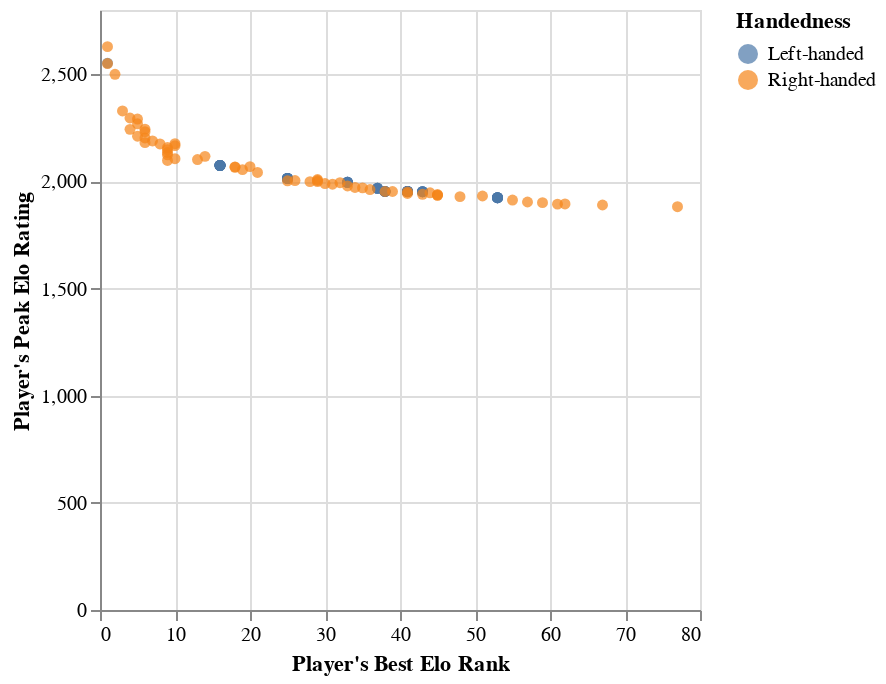

Notebook code for this chart:
### Code cell
Figure_3 = alt.Chart(tennis_train).mark_circle().encode(
    x=alt.X("Best Elo Rank").title("Player's Best Elo Rank"),
    y=alt.Y("Peak Elo Rating").title("Player's Peak Elo Rating"),
    color=alt.Color("Plays").title("Handedness")
)
Figure_3

### Figure 1 — Vega-Lite specification as saved in the notebook (floating-point values rounded to 4 significant figures)
{"config": {"view": {"continuousWidth": 300, "continuousHeight": 300}}, "data": {"name": "data-9663baafcb1e213dc20825d63d1f7af4"}, "mark": {"type": "circle"}, "encoding": {"color": {"field": "Plays", "title": "Handedness", "type": "nominal"}, "x": {"field": "Best Elo Rank", "title": "Player's Best Elo Rank", "type": "quantitative"}, "y": {"field": "Peak Elo Rating", "title": "Player's Peak Elo Rating", "type": "quantitative"}}, "$schema": "https://vega.github.io/schema/vega-lite/v5.16.3.json", "datasets": {"data-9663baafcb1e213dc20825d63d1f7af4": [{"Plays": "Left-handed", "Titles": 1.0, "GOAT Rank": 489, "Peak Elo Rating": 1953, "Best Elo Rank": 38, "Best Rank": 35, "Prize Money": 3928220}, {"Plays": "Left-handed", "Titles": 2.0, "GOAT Rank": 293, "Peak Elo Rating": 2014, "Best Elo Rank": 25, "Best Rank": 17, "Prize Money": 7062030}, {"Plays": "Left-handed", "Titles": 2.0, "GOAT Rank": 325, "Peak Elo Rating": 1953, "Best Elo Rank": 41, "Best Rank": 33, "Prize Money": 3611278}, {"Plays": "Left-handed", "Titles": 1.0, "GOAT Rank": 264, "Peak Elo Rating": 2075, "Best Elo Rank": 16, "Best Rank": 13, "Prize Money": 4535961}, {"Plays": "Left-handed", "Titles": 1.0, "GOAT Rank": 489, "Peak Elo Rating": 1924, "Best Elo Rank": 53, "Best Rank": 43, "Prize Money": 1062355}, {"Plays": "Left-handed", "Titles": 2.0, "GOAT Rank": 293, "Peak Elo Rating": 2014, "Best Elo Rank": 25, "Best Rank": 17, "Prize Money": 7062030}, {"Plays": "Left-handed", "Titles": 2.0, "GOAT Rank": 325, "Peak Elo Rating": 1953, "Best Elo Rank": 41, "Best Rank": 33, "Prize Money": 3611278}, {"Plays": "Left-handed", "Titles": 1.0, "GOAT Rank": 400, "Peak Elo Rating": 1968, "Best Elo Rank": 37, "Best Rank": 25, "Prize Money": 5647193}, {"Plays": "Left-handed", "Titles": 1.0, "GOAT Rank": 489, "Peak Elo Rating": 1952, "Best Elo Rank": 43, "Best Rank": 58, "Prize Money": 1703096}, {"Plays": "Left-handed", "Titles": 1.0, "GOAT Rank": 489, "Peak Elo Rating": 1924, "Best Elo Rank": 53, "Best Rank": 43, "Prize Money": 1062355}, {"Plays": "Left-handed", "Titles": 1.0, "GOAT Rank": 264, "Peak Elo Rating": 2075, "Best Elo Rank": 16, "Best Rank": 13, "Prize Money": 4535961}, {"Plays": "Left-handed", "Titles": 2.0, "GOAT Rank": 325, "Peak Elo Rating": 1953, "Best Elo Rank": 41, "Best Rank": 33, "Prize Money": 3611278}, {"Plays": "Left-handed", "Titles": 2.0, "GOAT Rank": 293, "Peak Elo Rating": 2014, "Best Elo Rank": 25, "Best Rank": 17, "Prize Money": 7062030}, {"Plays": "Left-handed", "Titles": 7.0, "GOAT Rank": 133, "Peak Elo Rating": 2074, "Best Elo Rank": 16, "Best Rank": 12, "Prize Money": 17114510}, {"Plays": "Left-handed", "Titles": 2.0, "GOAT Rank": 293, "Peak Elo Rating": 2014, "Best Elo Rank": 25, "Best Rank": 17, "Prize Money": 7062030}, {"Plays": "Left-handed", "Titles": 1.0, "GOAT Rank": 489, "Peak Elo Rating": 1953, "Best Elo Rank": 38, "Best Rank": 35, "Prize Money": 3928220}, {"Plays": "Left-handed", "Titles": 1.0, "GOAT Rank": 489, "Peak Elo Rating": 1924, "Best Elo Rank": 53, "Best Rank": 43, "Prize Money": 1062355}, {"Plays": "Left-handed", "Titles": 4.0, "GOAT Rank": 293, "Peak Elo Rating": 1996, "Best Elo Rank": 33, "Best Rank": 21, "Prize Money": 5334788}, {"Plays": "Left-handed", "Titles": 2.0, "GOAT Rank": 325, "Peak Elo Rating": 1953, "Best Elo Rank": 41, "Best Rank": 33, "Prize Money": 3611278}, {"Plays": "Left-handed", "Titles": 2.0, "GOAT Rank": 293, "Peak Elo Rating": 2014, "Best Elo Rank": 25, "Best Rank": 17, "Prize Money": 7062030}, {"Plays": "Left-handed", "Titles": 4.0, "GOAT Rank": 293, "Peak Elo Rating": 1996, "Best Elo Rank": 33, "Best Rank": 21, "Prize Money": 5334788}, {"Plays": "Left-handed", "Titles": 1.0, "GOAT Rank": 264, "Peak Elo Rating": 2075, "Best Elo Rank": 16, "Best Rank": 13, "Prize Money": 4535961}, {"Plays": "Left-handed", "Titles": 1.0, "GOAT Rank": 489, "Peak Elo Rating": 1924, "Best Elo Rank": 53, "Best Rank": 43, "Prize Money": 1062355}, {"Plays": "Left-handed", "Titles": 84.0, "GOAT Rank": 3, "Peak Elo Rating": 2552, "Best Elo Rank": 1, "Best Rank": 1, "Prize Money": 119601561}, {"Plays": "Left-handed", "Titles": 2.0, "GOAT Rank": 293, "Peak Elo Rating": 2014, "Best Elo Rank": 25, "Best Rank": 17, "Prize Money": 7062030}, {"Plays": "Left-handed", "Titles": 2.0, "GOAT Rank": 325, "Peak Elo Rating": 1953, "Best Elo Rank": 41, "Best Rank": 33, "Prize Money": 3611278}, {"Plays": "Left-handed", "Titles": 4.0, "GOAT Rank": 293, "Peak Elo Rating": 1996, "Best Elo Rank": 33, "Best Rank": 21, "Prize Money": 5334788}, {"Plays": "Left-handed", "Titles": 1.0, "GOAT Rank": 489, "Peak Elo Rating": 1952, "Best Elo Rank": 43, "Best Rank": 58, "Prize Money": 1703096}, {"Plays": "Left-handed", "Titles": 1.0, "GOAT Rank": 264, "Peak Elo Rating": 2075, "Best Elo Rank": 16, "Best Rank": 13, "Prize Money": 4535961}, {"Plays": "Left-handed", "Titles": 2.0, "GOAT Rank": 325, "Peak Elo Rating": 1953, "Best Elo Rank": 41, "Best Rank": 33, "Prize Money": 3611278}, {"Plays": "Left-handed", "Titles": 2.0, "GOAT Rank": 325, "Peak Elo Rating": 1953, "Best Elo Rank": 41, "Best Rank": 33, "Prize Money": 3611278}, {"Plays": "Left-handed", "Titles": 7.0, "GOAT Rank": 133, "Peak Elo Rating": 2074, "Best Elo Rank": 16, "Best Rank": 12, "Prize Money": 17114510}, {"Plays": "Left-handed", "Titles": 1.0, "GOAT Rank": 489, "Peak Elo Rating": 1953, "Best Elo Rank": 38, "Best Rank": 35, "Prize Money": 3928220}, {"Plays": "Left-handed", "Titles": 2.0, "GOAT Rank": 325, "Peak Elo Rating": 1953, "Best Elo Rank": 41, "Best Rank": 33, "Prize Money": 3611278}, {"Plays": "Left-handed", "Titles": 1.0, "GOAT Rank": 400, "Peak Elo Rating": 1968, "Best Elo Rank": 37, "Best Rank": 25, "Prize Money": 5647193}, {"Plays": "Left-handed", "Titles": 2.0, "GOAT Rank": 325, "Peak Elo Rating": 1953, "Best Elo Rank": 41, "Best Rank": 33, "Prize Money": 3611278}, {"Plays": "Left-handed", "Titles": 1.0, "GOAT Rank": 489, "Peak Elo Rating": 1924, "Best Elo Rank": 53, "Best Rank": 43, "Prize Money": 1062355}, {"Plays": "Left-handed", "Titles": 1.0, "GOAT Rank": 264, "Peak Elo Rating": 2075, "Best Elo Rank": 16, "Best Rank": 13, "Prize Money": 4535961}, {"Plays": "Left-handed", "Titles": 1.0, "GOAT Rank": 264, "Peak Elo Rating": 2075, "Best Elo Rank": 16, "Best Rank": 13, "Prize Money": 4535961}, {"Plays": "Left-handed", "Titles": 2.0, "GOAT Rank": 293, "Peak Elo Rating": 2014, "Best Elo Rank": 25, "Best Rank": 17, "Prize Money": 7062030}, {"Plays": "Left-handed", "Titles": 2.0, "GOAT Rank": 325, "Peak Elo Rating": 1953, "Best Elo Rank": 41, "Best Rank": 33, "Prize Money": 3611278}, {"Plays": "Left-handed", "Titles": 2.0, "GOAT Rank": 325, "Peak Elo Rating": 1953, "Best Elo Rank": 41, "Best Rank": 33, "Prize Money": 3611278}, {"Plays": "Left-handed", "Titles": 4.0, "GOAT Rank": 293, "Peak Elo Rating": 1996, "Best Elo Rank": 33, "Best Rank": 21, "Prize Money": 5334788}, {"Plays": "Left-handed", "Titles": 2.0, "GOAT Rank": 325, "Peak Elo Rating": 1953, "Best Elo Rank": 41, "Best Rank": 33, "Prize Money": 3611278}, {"Plays": "Left-handed", "Titles": 1.0, "GOAT Rank": 400, "Peak Elo Rating": 1968, "Best Elo Rank": 37, "Best Rank": 25, "Prize Money": 5647193}, {"Plays": "Left-handed", "Titles": 7.0, "GOAT Rank": 133, "Peak Elo Rating": 2074, "Best Elo Rank": 16, "Best Rank": 12, "Prize Money": 17114510}, {"Plays": "Left-handed", "Titles": 1.0, "GOAT Rank": 489, "Peak Elo Rating": 1953, "Best Elo Rank": 38, "Best Rank": 35, "Prize Money": 3928220}, {"Plays": "Left-handed", "Titles": 1.0, "GOAT Rank": 400, "Peak Elo Rating": 1968, "Best Elo Rank": 37, "Best Rank": 25, "Prize Money": 5647193}, {"Plays": "Left-handed", "Titles": 1.0, "GOAT Rank": 489, "Peak Elo Rating": 1952, "Best Elo Rank": 43, "Best Rank": 58, "Prize Money": 1703096}, {"Plays": "Left-handed", "Titles": 1.0, "GOAT Rank": 489, "Peak Elo Rating": 1953, "Best Elo Rank": 38, "Best Rank": 35, "Prize Money": 3928220}, {"Plays": "Left-handed", "Titles": 2.0, "GOAT Rank": 293, "Peak Elo Rating": 2014, "Best Elo Rank": 25, "Best Rank": 17, "Prize Money": 7062030}, {"Plays": "Left-handed", "Titles": 1.0, "GOAT Rank": 489, "Peak Elo Rating": 1924, "Best Elo Rank": 53, "Best Rank": 43, "Prize Money": 1062355}, {"Plays": "Left-handed", "Titles": 4.0, "GOAT Rank": 293, "Peak Elo Rating": 1996, "Best Elo Rank": 33, "Best Rank": 21, "Prize Money": 5334788}, {"Plays": "Left-handed", "Titles": 1.0, "GOAT Rank": 489, "Peak Elo Rating": 1924, "Best Elo Rank": 53, "Best Rank": 43, "Prize Money": 1062355}, {"Plays": "Left-handed", "Titles": 1.0, "GOAT Rank": 489, "Peak Elo Rating": 1952, "Best Elo Rank": 43, "Best Rank": 58, "Prize Money": 1703096}, {"Plays": "Left-handed", "Titles": 1.0, "GOAT Rank": 264, "Peak Elo Rating": 2075, "Best Elo Rank": 16, "Best Rank": 13, "Prize Money": 4535961}, {"Plays": "Left-handed", "Titles": 2.0, "GOAT Rank": 293, "Peak Elo Rating": 2014, "Best Elo Rank": 25, "Best Rank": 17, "Prize Money": 7062030}, {"Plays": "Left-handed", "Titles": 1.0, "GOAT Rank": 264, "Peak Elo Rating": 2075, "Best Elo Rank": 16, "Best Rank": 13, "Prize Money": 4535961}, {"Plays": "Left-handed", "Titles": 1.0, "GOAT Rank": 489, "Peak Elo Rating": 1952, "Best Elo Rank": 43, "Best Rank": 58, "Prize Money": 1703096}, {"Plays": "Left-handed", "Titles": 1.0, "GOAT Rank": 489, "Peak Elo Rating": 1953, "Best Elo Rank": 38, "Best Rank": 35, "Prize Money": 3928220}, {"Plays": "Left-handed", "Titles": 2.0, "GOAT Rank": 325, "Peak Elo Rating": 1953, "Best Elo Rank": 41, "Best Rank": 33, "Prize Money": 3611278}, {"Plays": "Right-handed", "Titles": 8.0, "GOAT Rank": 83, "Peak Elo Rating": 2203, "Best Elo Rank": 6, "Best Rank": 3, "Prize Money": 18020217}, {"Plays": "Right-handed", "Titles": 1.0, "GOAT Rank": 489, "Peak Elo Rating": 1890, "Best Elo Rank": 67, "Best Rank": 46, "Prize Money": 1231953}, {"Plays": "Right-handed", "Titles": 1.0, "GOAT Rank": 400, "Peak Elo Rating": 1962, "Best Elo Rank": 36, "Best Rank": 29, "Prize Money": 3304117}, {"Plays": "Right-handed", "Titles": 103.0, "GOAT Rank": 1, "Peak Elo Rating": 2550, "Best Elo Rank": 1, "Best Rank": 1, "Prize Money": 129231891}, {"Plays": "Right-handed", "Titles": 1.0, "GOAT Rank": 400, "Peak Elo Rating": 1913, "Best Elo Rank": 55, "Best Rank": 27, "Prize Money": 1965163}, {"Plays": "Right-handed", "Titles": 6.0, "GOAT Rank": 222, "Peak Elo Rating": 2004, "Best Elo Rank": 26, "Best Rank": 19, "Prize Money": 8480383}, {"Plays": "Right-handed", "Titles": 3.0, "GOAT Rank": 293, "Peak Elo Rating": 2003, "Best Elo Rank": 25, "Best Rank": 18, "Prize Money": 7774890}, {"Plays": "Right-handed", "Titles": 2.0, "GOAT Rank": 357, "Peak Elo Rating": 1951, "Best Elo Rank": 41, "Best Rank": 38, "Prize Money": 3311462}, {"Plays": "Right-handed", "Titles": 1.0, "GOAT Rank": 489, "Peak Elo Rating": 1953, "Best Elo Rank": 38, "Best Rank": 40, "Prize Money": 4660132}, {"Plays": "Right-handed", "Titles": 77.0, "GOAT Rank": 2, "Peak Elo Rating": 2629, "Best Elo Rank": 1, "Best Rank": 1, "Prize Money": 139144944}, {"Plays": "Right-handed", "Titles": 1.0, "GOAT Rank": 489, "Peak Elo Rating": 1932, "Best Elo Rank": 51, "Best Rank": 31, "Prize Money": 1396674}, {"Plays": "Right-handed", "Titles": 8.0, "GOAT Rank": 222, "Peak Elo Rating": 2117, "Best Elo Rank": 14, "Best Rank": 16, "Prize Money": 12807597}, {"Plays": "Right-handed", "Titles": 6.0, "GOAT Rank": 202, "Peak Elo Rating": 2167, "Best Elo Rank": 10, "Best Rank": 10, "Prize Money": 7256753}, {"Plays": "Right-handed", "Titles": 4.0, "GOAT Rank": 183, "Peak Elo Rating": 2158, "Best Elo Rank": 9, "Best Rank": 8, "Prize Money": 8616024}, {"Plays": "Right-handed", "Titles": 1.0, "GOAT Rank": 489, "Peak Elo Rating": 1939, "Best Elo Rank": 45, "Best Rank": 38, "Prize Money": 2055087}, {"Plays": "Right-handed", "Titles": 18.0, "GOAT Rank": 49, "Peak Elo Rating": 2244, "Best Elo Rank": 6, "Best Rank": 5, "Prize Money": 22072615}, {"Plays": "Right-handed", "Titles": 2.0, "GOAT Rank": 400, "Peak Elo Rating": 1940, "Best Elo Rank": 43, "Best Rank": 32, "Prize Money": 1526576}, {"Plays": "Right-handed", "Titles": 2.0, "GOAT Rank": 400, "Peak Elo Rating": 1987, "Best Elo Rank": 31, "Best Rank": 33, "Prize Money": 5965778}, {"Plays": "Right-handed", "Titles": 1.0, "GOAT Rank": 489, "Peak Elo Rating": 1904, "Best Elo Rank": 57, "Best Rank": 74, "Prize Money": 1048314}, {"Plays": "Right-handed", "Titles": 14.0, "GOAT Rank": 106, "Peak Elo Rating": 2124, "Best Elo Rank": 9, "Best Rank": 6, "Prize Money": 14773644}, {"Plays": "Right-handed", "Titles": 5.0, "GOAT Rank": 293, "Peak Elo Rating": 2009, "Best Elo Rank": 29, "Best Rank": 23, "Prize Money": 8003533}, {"Plays": "Right-handed", "Titles": 4.0, "GOAT Rank": 325, "Peak Elo Rating": 1947, "Best Elo Rank": 44, "Best Rank": 31, "Prize Money": 5349041}, {"Plays": "Right-handed", "Titles": 22.0, "GOAT Rank": 33, "Peak Elo Rating": 2329, "Best Elo Rank": 3, "Best Rank": 3, "Prize Money": 25889586}, {"Plays": "Right-handed", "Titles": 9.0, "GOAT Rank": 151, "Peak Elo Rating": 2135, "Best Elo Rank": 9, "Best Rank": 9, "Prize Money": 12067808}, {"Plays": "Right-handed", "Titles": 4.0, "GOAT Rank": 264, "Peak Elo Rating": 1929, "Best Elo Rank": 48, "Best Rank": 32, "Prize Money": 5355556}, {"Plays": "Right-handed", "Titles": 12.0, "GOAT Rank": 49, "Peak Elo Rating": 2296, "Best Elo Rank": 4, "Best Rank": 4, "Prize Money": 23846631}, {"Plays": "Right-handed", "Titles": 8.0, "GOAT Rank": 68, "Peak Elo Rating": 2269, "Best Elo Rank": 5, "Best Rank": 3, "Prize Money": 18879855}, {"Plays": "Right-handed", "Titles": 10.0, "GOAT Rank": 157, "Peak Elo Rating": 2068, "Best Elo Rank": 18, "Best Rank": 11, "Prize Money": 11912152}, {"Plays": "Right-handed", "Titles": 1.0, "GOAT Rank": 489, "Peak Elo Rating": 1882, "Best Elo Rank": 77, "Best Rank": 64, "Prize Money": 1626003}, {"Plays": "Right-handed", "Titles": 8.0, "GOAT Rank": 83, "Peak Elo Rating": 2189, "Best Elo Rank": 7, "Best Rank": 6, "Prize Money": 17930816}, {"Plays": "Right-handed", "Titles": 3.0, "GOAT Rank": 293, "Peak Elo Rating": 2055, "Best Elo Rank": 19, "Best Rank": 18, "Prize Money": 3466298}, {"Plays": "Right-handed", "Titles": 3.0, "GOAT Rank": 357, "Peak Elo Rating": 1994, "Best Elo Rank": 32, "Best Rank": 23, "Prize Money": 3869834}, {"Plays": "Right-handed", "Titles": 2.0, "GOAT Rank": 293, "Peak Elo Rating": 1999, "Best Elo Rank": 28, "Best Rank": 21, "Prize Money": 6492427}, {"Plays": "Right-handed", "Titles": 4.0, "GOAT Rank": 264, "Peak Elo Rating": 2004, "Best Elo Rank": 29, "Best Rank": 19, "Prize Money": 10821168}, {"Plays": "Right-handed", "Titles": 4.0, "GOAT Rank": 139, "Peak Elo Rating": 2175, "Best Elo Rank": 8, "Best Rank": 5, "Prize Money": 10425605}, {"Plays": "Right-handed", "Titles": 6.0, "GOAT Rank": 165, "Peak Elo Rating": 2176, "Best Elo Rank": 10, "Best Rank": 13, "Prize Money": 8001478}, {"Plays": "Right-handed", "Titles": 15.0, "GOAT Rank": 71, "Peak Elo Rating": 2148, "Best Elo Rank": 9, "Best Rank": 8, "Prize Money": 18669906}, {"Plays": "Right-handed", "Titles": 6.0, "GOAT Rank": 114, "Peak Elo Rating": 2181, "Best Elo Rank": 6, "Best Rank": 5, "Prize Money": 16293854}, {"Plays": "Right-handed", "Titles": 3.0, "GOAT Rank": 222, "Peak Elo Rating": 2066, "Best Elo Rank": 18, "Best Rank": 11, "Prize Money": 7217264}, {"Plays": "Right-handed", "Titles": 1.0, "GOAT Rank": 400, "Peak Elo Rating": 1894, "Best Elo Rank": 61, "Best Rank": 41, "Prize Money": 2109288}, {"Plays": "Right-handed", "Titles": 7.0, "GOAT Rank": 109, "Peak Elo Rating": 2243, "Best Elo Rank": 4, "Best Rank": 4, "Prize Money": 10507693}, {"Plays": "Right-handed", "Titles": 1.0, "GOAT Rank": 489, "Peak Elo Rating": 1935, "Best Elo Rank": 45, "Best Rank": 39, "Prize Money": 2562473}, {"Plays": "Right-handed", "Titles": 3.0, "GOAT Rank": 293, "Peak Elo Rating": 1953, "Best Elo Rank": 39, "Best Rank": 16, "Prize Money": 2802848}, {"Plays": "Right-handed", "Titles": 18.0, "GOAT Rank": 53, "Peak Elo Rating": 2232, "Best Elo Rank": 6, "Best Rank": 3, "Prize Money": 27466016}, {"Plays": "Right-handed", "Titles": 3.0, "GOAT Rank": 357, "Peak Elo Rating": 1972, "Best Elo Rank": 34, "Best Rank": 28, "Prize Money": 6119457}, {"Plays": "Right-handed", "Titles": 4.0, "GOAT Rank": 169, "Peak Elo Rating": 2098, "Best Elo Rank": 9, "Best Rank": 8, "Prize Money": 8918917}, {"Plays": "Right-handed", "Titles": 12.0, "GOAT Rank": 99, "Peak Elo Rating": 2106, "Best Elo Rank": 10, "Best Rank": 5, "Prize Money": 13376235}, {"Plays": "Right-handed", "Titles": 16.0, "GOAT Rank": 36, "Peak Elo Rating": 2291, "Best Elo Rank": 5, "Best Rank": 3, "Prize Money": 33790279}, {"Plays": "Right-handed", "Titles": 4.0, "GOAT Rank": 325, "Peak Elo Rating": 1970, "Best Elo Rank": 35, "Best Rank": 37, "Prize Money": 10262279}, {"Plays": "Right-handed", "Titles": 16.0, "GOAT Rank": 58, "Peak Elo Rating": 2211, "Best Elo Rank": 5, "Best Rank": 4, "Prize Money": 22132368}, {"Plays": "Right-handed", "Titles": 4.0, "GOAT Rank": 293, "Peak Elo Rating": 2042, "Best Elo Rank": 21, "Best Rank": 21, "Prize Money": 5970907}, {"Plays": "Right-handed", "Titles": 1.0, "GOAT Rank": 489, "Peak Elo Rating": 1999, "Best Elo Rank": 29, "Best Rank": 25, "Prize Money": 2722314}, {"Plays": "Right-handed", "Titles": 1.0, "GOAT Rank": 489, "Peak Elo Rating": 1944, "Best Elo Rank": 41, "Best Rank": 39, "Prize Money": 4997728}, {"Plays": "Right-handed", "Titles": 3.0, "GOAT Rank": 264, "Peak Elo Rating": 1990, "Best Elo Rank": 30, "Best Rank": 16, "Prize Money": 4271703}, {"Plays": "Right-handed", "Titles": 1.0, "GOAT Rank": 489, "Peak Elo Rating": 1936, "Best Elo Rank": 45, "Best Rank": 39, "Prize Money": 3128654}, {"Plays": "Right-handed", "Titles": 1.0, "GOAT Rank": 489, "Peak Elo Rating": 1901, "Best Elo Rank": 59, "Best Rank": 50, "Prize Money": 1226242}, {"Plays": "Right-handed", "Titles": 2.0, "GOAT Rank": 245, "Peak Elo Rating": 2102, "Best Elo Rank": 13, "Best Rank": 12, "Prize Money": 7163918}, {"Plays": "Right-handed", "Titles": 1.0, "GOAT Rank": 489, "Peak Elo Rating": 1895, "Best Elo Rank": 62, "Best Rank": 33, "Prize Money": 4927689}, {"Plays": "Right-handed", "Titles": 46.0, "GOAT Rank": 12, "Peak Elo Rating": 2500, "Best Elo Rank": 2, "Best Rank": 1, "Prize Money": 61544007}, {"Plays": "Right-handed", "Titles": 5.0, "GOAT Rank": 169, "Peak Elo Rating": 2069, "Best Elo Rank": 20, "Best Rank": 10, "Prize Money": 7487708}, {"Plays": "Right-handed", "Titles": 1.0, "GOAT Rank": 489, "Peak Elo Rating": 1979, "Best Elo Rank": 33, "Best Rank": 31, "Prize Money": 2706806}]}}
